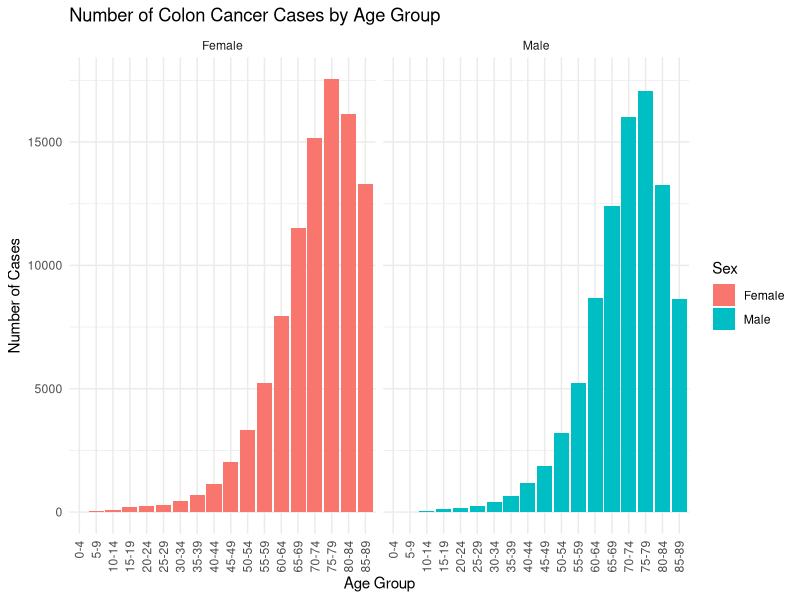
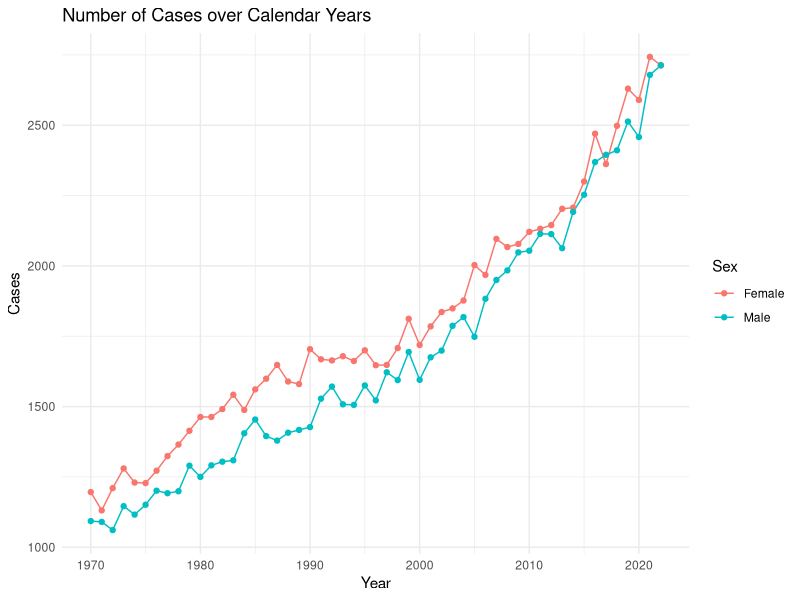
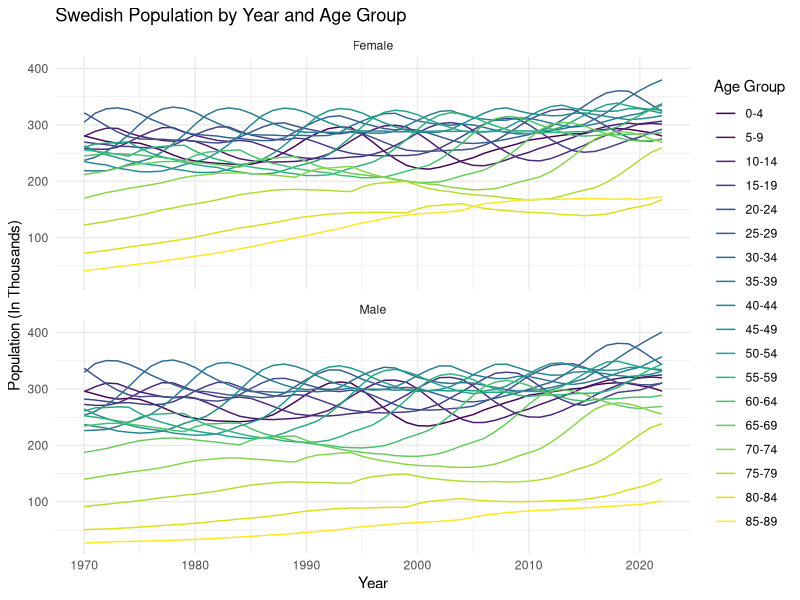
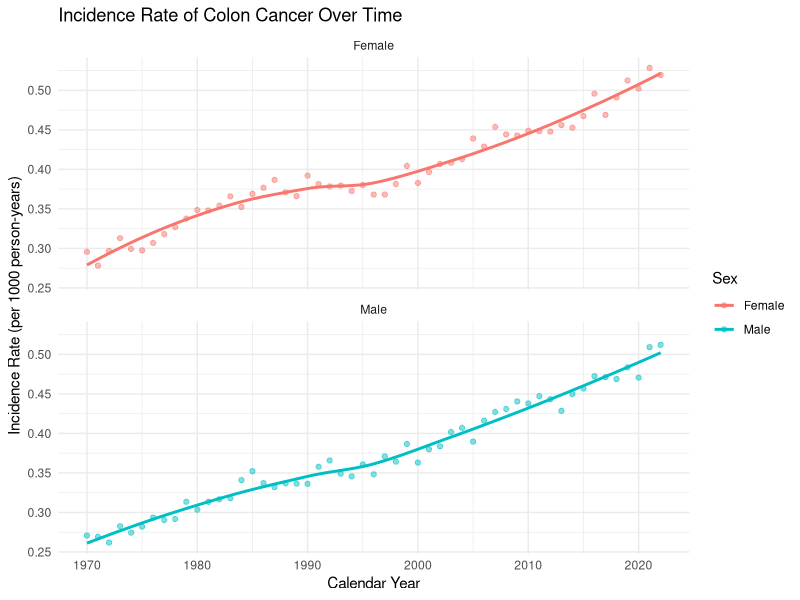
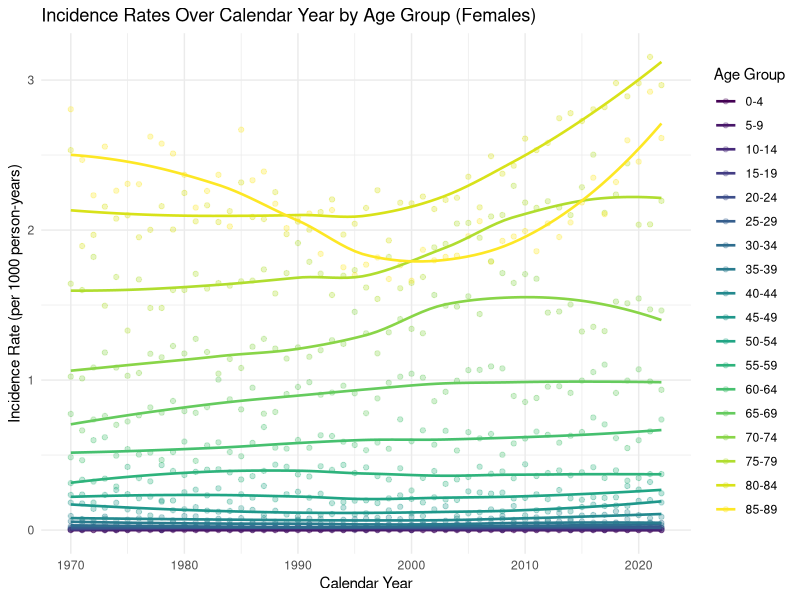
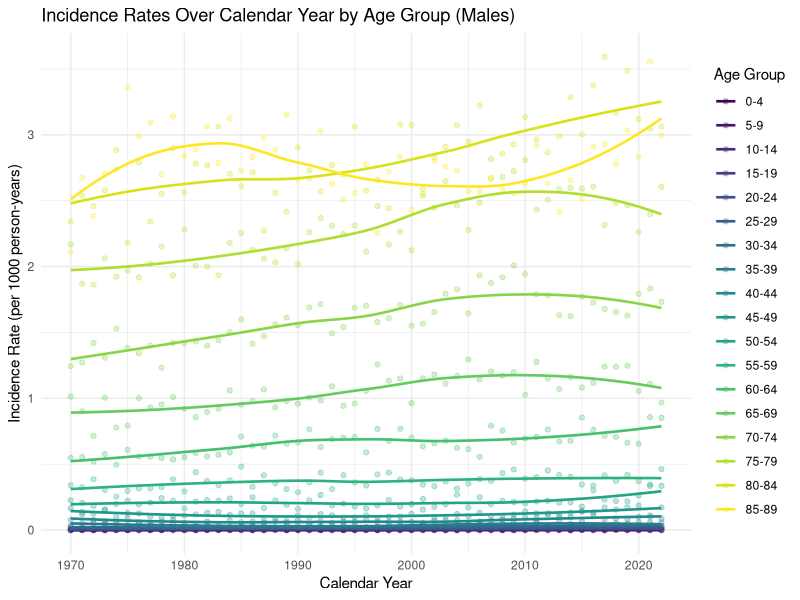
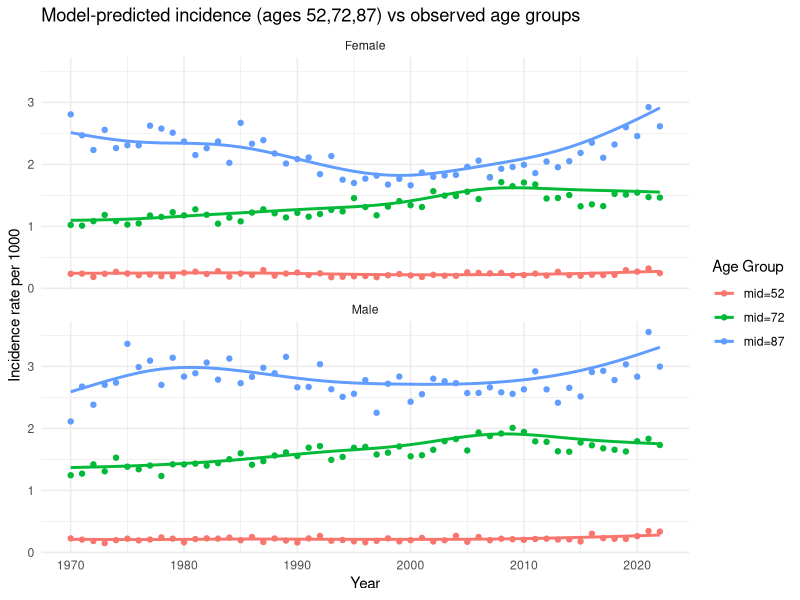
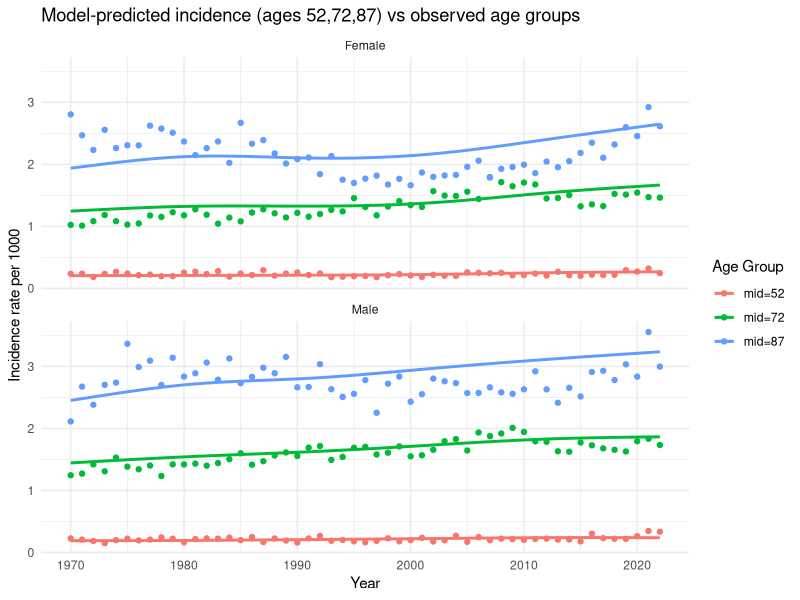

These charts were generated, in order, by the following R code:
## ---- chunk 1
knitr::opts_chunk$set(echo = TRUE,warning = FALSE)
## ---- chunk 2
library(ggplot2)
library(RColorBrewer)
library(scales)
library(mgcv)
library(dplyr)
## ---- chunk 3
#Read in Table
cases <- read.table("cases-1.tsv")

#Need to turn first row into headers
colnames(cases) <- cases[1, ]
cases <- cases[-1, ]
## ---- chunk 4
#Clean Up Data Frame Column Types

cases$agegroup <- factor(
  cases$agegroup,
  levels = c("0-4", "5-9", "10-14", "15-19", "20-24", "25-29", "30-34",
             "35-39", "40-44", "45-49", "50-54", "55-59", "60-64", "65-69",
             "70-74", "75-79", "80-84", "85-89"),
  ordered = TRUE
)

cases$sex <- factor(cases$sex)
cases$year <- as.numeric(cases$year)
cases$n <- as.numeric(cases$n)
## ---- chunk 5
 #Graph showing the number of cases by age group and sex.
ggplot(cases, aes(x = agegroup, y = n, fill = sex)) +
  geom_col() +
  facet_wrap(~ sex) +
  theme_minimal() +
  labs(
    title = "Number of Colon Cancer Cases by Age Group",
    fill = "Sex",
    x = "Age Group",
    y = "Number of Cases"
  ) +
  theme(axis.text.x = element_text(angle = 90, hjust = 1, vjust = 0.5))
## ---- chunk 6
#Obtain the total number of cases in each calendar year by males and females
cases_by_year <- aggregate(n ~ year + sex, data = cases, sum)

#Create graphs showing the number of cases over calendar years,
#separately for males and females
ggplot(cases_by_year, aes(x = year, y = n, color = sex)) +
  geom_line() +
  geom_point() +
  labs(
    title = "Number of Cases over Calendar Years",
    color = "Sex",
    x = "Year",
    y = "Cases") +
  theme_minimal()

## ---- chunk 7
#Read in the table
population <- read.table("population-1.tsv")

#Need to turn first row into headers
colnames(population) <- population[1, ]
population <- population[-1, ]
## ---- chunk 8
#Clean up the Dataframe
population$agegroup <- factor(
  population$agegroup,
  levels = c("0-4", "5-9", "10-14", "15-19", "20-24", "25-29", "30-34", 
             "35-39", "40-44", "45-49", "50-54", "55-59", "60-64", "65-69", 
             "70-74", "75-79", "80-84", "85-89"),
  ordered = TRUE
)

population$sex <- factor(population$sex)
population$year <- as.numeric(population$year)
population$n_pop <- as.numeric(population$n_pop)
## ---- chunk 9
#Create graphs that illustrate the population size over age groups 
#and calendar year simultaneously, separately by males and females.

ggplot(population, aes(x = year, y = n_pop, color = agegroup)) +
  geom_line() +
  facet_wrap(~ sex, ncol = 1) +
  scale_y_continuous(labels = label_number(scale = 1e-3,)) +
  labs(
    title = "Swedish Population by Year and Age Group",
    color = "Age Group",
    x = "Year",
    y = "Population (In Thousands)") +
  theme_minimal()
## ---- chunk 10
#Merged information on number of cases and the number of persons at risk in each year, 
#for each age group and sex. 
merged_df <- merge(cases, population, by = c("agegroup", "year", "sex"))

#Separate data frame with the total number of cases 
#and the total population size in each calendar year by males and females.

cases_sum <- aggregate(n ~ year + sex, data = merged_df, sum)
population_sum <- aggregate(n_pop ~ year + sex, data = merged_df, sum)
summary_df <- merge(cases_sum, population_sum, by = c("year", "sex"))
## ---- chunk 11
# Create incidence rates

# Age incidence rates (agegroup × year × sex)
merged_df$Incidencerate <- merged_df$n / merged_df$n_pop
merged_df$Incidencerate_per1000 <- merged_df$Incidencerate * 1000

# Summary incidence rates (year × sex totals)
summary_df$Incidencerate <- summary_df$n / summary_df$n_pop
summary_df$Incidencerate_per1000 <- summary_df$Incidencerate * 1000

# Example rows 
cat("\n Example rows (summary_df) \n")
print(summary_df[sample(nrow(summary_df), 5),
                 c("year", "sex", "n", "n_pop", "Incidencerate",
                   "Incidencerate_per1000")])

cat("\n Example rows (merged_df) \n")
print(merged_df[sample(nrow(merged_df), 5),
                c("agegroup", "year", "sex", "n", "n_pop","Incidencerate",
                  "Incidencerate_per1000")])
## ---- chunk 12
# Plot the Incidence Rate 
ggplot(summary_df, aes(x = year, y = Incidencerate_per1000, color = sex)) +
  geom_point(alpha = 0.5) +                    # show actual data points
  geom_smooth(method = "loess", se = FALSE) +  # smoother curve
  facet_wrap(~ sex, ncol = 1) +                # separate for males/females
  theme_minimal() +
  labs(
    title = "Incidence Rate of Colon Cancer Over Time",
    x = "Calendar Year",
    y = "Incidence Rate (per 1000 person-years)",
    color = "Sex"
  )
## ---- chunk 13
# Fit Poisson Regression Model
poisson_model <- glm(
  n ~ year + sex,                 # independent variables
  offset = log(n_pop),            # log of population size as offset
  family = poisson(link = "log"), # Poisson model
  data = summary_df
)

# View model summary
summary(poisson_model)
## ---- chunk 14
#Two separate incidence rate graphs. First one only for females and the second
#one for males.

female_df <- subset(merged_df, sex == "Female")

ggplot(female_df, aes(x = year,
y = Incidencerate_per1000,
color = agegroup)) +
geom_point(alpha = 0.3) +
geom_smooth(se = FALSE, method = "loess", linewidth = 0.9) +
theme_minimal() +
labs(
title = "Incidence Rates Over Calendar Year by Age Group (Females)",
x = "Calendar Year",
y = "Incidence Rate (per 1000 person-years)",
color = "Age Group"
)

male_df <- subset(merged_df, sex == "Male")

ggplot(male_df, aes(x = year,
y = Incidencerate_per1000,
color = agegroup)) +
geom_point(alpha = 0.3) +
geom_smooth(se = FALSE, method = "loess", linewidth = 0.9) +
theme_minimal() +
labs(
title = "Incidence Rates Over Calendar Year by Age Group (Males)",
x = "Calendar Year",
y = "Incidence Rate (per 1000 person-years)",
color = "Age Group")
## ---- chunk 15
poisson_age_model_simplier <- glm(
  n ~ year + sex + agegroup +
      year:sex + year:agegroup,
  offset = log(n_pop),
  family = poisson(link = "log"),
  data = merged_df
)

## ---- chunk 16


#Creating new data for predictions for age group 70-74 in 1970 and 2020 from
#the model above.
newdata_70_74 <- data.frame(
  year     = c(1970, 1970, 2020, 2020),
  sex      = factor(c("Female", "Male", "Female", "Male"),
                    levels = levels(merged_df$sex)),
  agegroup = factor(rep("70-74", 4),
                    levels = levels(merged_df$agegroup)),
  #Set n_pop to 1 so predicted value is a rate.
  n_pop    = 1 
)

#Predicted incidence rates per person-year.
newdata_70_74$IR <- predict(
  poisson_age_model_simplier,
  newdata = newdata_70_74,
  type = "response"
)

#Convert to incidence per 1000 person-years
newdata_70_74$IR_per_1000 <- newdata_70_74$IR * 1000

newdata_70_74

## ---- chunk 17
if (!"age_mid" %in% names(merged_df)) {
  merged_df <- merged_df %>%
    mutate(
      age_start = as.numeric(sub("^(\\d+)-.*$", "\\1", agegroup)),
      age_end   = as.numeric(sub("^.*-(\\d+)$", "\\1", agegroup)),
      age_mid   = (age_start + age_end) / 2
    ) %>% select(-age_start, -age_end)
}


merged_df$sex <- factor(merged_df$sex)

# Fit GAM: year, age spline
gam_model <- gam(
  n ~ sex +
    s(age_mid,  by = sex, k = 8) +
    s(year,     by = sex, k = 10) +
    ti(year, age_mid, by = sex, k = c(8,6)),
  offset = log(n_pop),
  family = poisson,
  data = merged_df,
  method = "REML"
)


# Predict for ages 52,72,87 across all years
pred_ages <- c(52, 72, 87)
years     <- sort(unique(merged_df$year))
sex_levels <- levels(merged_df$sex)

newpred <- expand.grid(
  year = years,
  sex  = sex_levels,
  age_mid = pred_ages
)

newpred$n_pop <- 1
newpred$pred_rate <- predict(gam_model, newdata = newpred, type = "response")
newpred$pred_rate_per1000 <- newpred$pred_rate * 1000
newpred$age_label <- paste0("mid=", newpred$age_mid)

# Observed: pick groups 50–54, 70–74, 85–89
obs_groups <- c("50-54", "70-74", "85-89")
age_mid_map <- data.frame(
  agegroup = obs_groups,
  age_mid = c(52, 72, 87)
)

obs_df <- merged_df %>%
  filter(agegroup %in% obs_groups) %>%
  group_by(year, sex, agegroup) %>%
  summarise(n = sum(n), n_pop = sum(n_pop), .groups = "drop") %>%
  mutate(obs_rate_per1000 = n / n_pop * 1000) %>%
  left_join(age_mid_map, by = "agegroup") %>%
  mutate(age_label = paste0("mid=", age_mid))

# Plot: model (line) vs observed (points)
ggplot() +
  geom_line(
    data = newpred,
    aes(x = year, y = pred_rate_per1000, color = age_label),
    linewidth = 1
  ) +
  geom_point(
    data = obs_df,
    aes(x = year, y = obs_rate_per1000, color = age_label),
    linewidth = 2
  ) +
  facet_wrap(~ sex, ncol = 1) +
  scale_color_discrete(name = "Age Group") +
  labs(
    title = "Model-predicted incidence (ages 52,72,87) vs observed age groups",
    x = "Year", y = "Incidence rate per 1000"
  ) +
  theme_minimal()
## ---- chunk 18

if (!"age_mid" %in% names(merged_df)) {
  merged_df <- merged_df %>%
    mutate(
      age_start = as.numeric(sub("^(\\d+)-.*$", "\\1", agegroup)),
      age_end   = as.numeric(sub("^.*-(\\d+)$", "\\1", agegroup)),
      age_mid   = (age_start + age_end) / 2
    ) %>% select(-age_start, -age_end)
}


merged_df$sex <- factor(merged_df$sex)


library(splines)

spline_model <- glm(
  formula = n ~ sex + 
    ns(year, df = 5) + 
    ns(age_mid, df = 6) + 
    sex:ns(year, df = 5) + 
    sex:ns(age_mid, df = 6) +
    # add interaction between year and age, allow different ages have different trend
    ns(year, df = 5):age_mid,  
  family = poisson(link = "log"), 
  data = merged_df, 
  offset = log(n_pop)
)



# Predict for ages 52,72,87 across all years
pred_ages <- c(52, 72, 87)
years     <- sort(unique(merged_df$year))
sex_levels <- levels(merged_df$sex)

newpred <- expand.grid(
  year = years,
  sex  = sex_levels,
  age_mid = pred_ages
)

newpred$n_pop <- 1
newpred$pred_rate <- predict(spline_model, newdata = newpred, type = "response")
newpred$pred_rate_per1000 <- newpred$pred_rate * 1000
newpred$age_label <- paste0("mid=", newpred$age_mid)

# Observed: pick groups 50–54, 70–74, 85–89
obs_groups <- c("50-54", "70-74", "85-89")
age_mid_map <- data.frame(
  agegroup = obs_groups,
  age_mid = c(52, 72, 87)
)

obs_df <- merged_df %>%
  filter(agegroup %in% obs_groups) %>%
  group_by(year, sex, agegroup) %>%
  summarise(n = sum(n), n_pop = sum(n_pop), .groups = "drop") %>%
  mutate(obs_rate_per1000 = n / n_pop * 1000) %>%
  left_join(age_mid_map, by = "agegroup") %>%
  mutate(age_label = paste0("mid=", age_mid))


## ---- chunk 19

# Plot: model (line) vs observed (points)
ggplot() +
  geom_line(
    data = newpred,
    aes(x = year, y = pred_rate_per1000, color = age_label),
    linewidth = 1
  ) +
  geom_point(
    data = obs_df,
    aes(x = year, y = obs_rate_per1000, color = age_label),
    linewidth = 2
  ) +
  facet_wrap(~ sex, ncol = 1) +
  scale_color_discrete(name = "Age Group") +
  labs(
    title = "Model-predicted incidence (ages 52,72,87) vs observed age groups",
    x = "Year", y = "Incidence rate per 1000"
  ) +
  theme_minimal()
## ---- chunk 20
# Get sex-specific 2022 age distribution (weights)

pop2022 <- merged_df %>%
  filter(year == 2022) %>%
  group_by(sex, agegroup) %>%
  summarise(n_pop = sum(n_pop), .groups = "drop") %>%
  group_by(sex) %>%
  mutate(weight = n_pop / sum(n_pop)) %>%
  ungroup()

# Compute age-specific incidence rates

rates <- merged_df %>%
  mutate(IR = n / n_pop)   # per person-year

# Direct age standardisation for each year and sex

std_rates <- rates %>%
  left_join(pop2022 %>% select(sex, agegroup, weight),
            by = c("sex", "agegroup")) %>%
  group_by(year, sex) %>%
  summarise(
    std_IR = sum(IR * weight),               # standardized rate
    std_IR_1000 = std_IR * 1000,             # per 1000
    .groups = "drop"
  )

# Compute the crude (non-age-standardized) rates per 1000

crude_rates <- summary_df %>%
  mutate(crude_IR_1000 = (n / n_pop) * 1000)

# Plot standardized vs non-standardized curves

ggplot() +
  # Crude (non-standardized): lighter line
  geom_line(data = crude_rates,
            aes(x = year, y = crude_IR_1000, color = sex),
            linewidth = 0.8, alpha = 0.45) +

  # Standardized: darker line
  geom_line(data = std_rates,
            aes(x = year, y = std_IR_1000, color = sex),
            linewidth = 1.4) +



  theme_minimal() +
  labs(
    title = "Age-standardized vs crude incidence rates (per 1000)",
    subtitle = "Darker = standardized to 2022 age distribution; Lighter = crude",
    x = "Year",
    y = "Incidence rate per 1000",
    color = "Sex"
  ) +
  scale_color_brewer(palette = "Dark2")


## ---- chunk 21

# Fit Poisson regression with full interactions

poisson_age_model <- glm(
  n ~ year * sex * agegroup,
  offset = log(n_pop),
  family = poisson(link = "log"),
  data = merged_df
)


# Get 2022 standard population distribution (sex-specific)

std_pop <- subset(population, year == 2022)

# Sex-specific weight within each sex
std_pop$weight <- std_pop$n_pop / ave(std_pop$n_pop, std_pop$sex, FUN = sum)


# Create prediction dataset for all ages, both sexes

new_pred <- expand.grid(
  year     = c(1970, 2020),
  sex      = levels(merged_df$sex),
  agegroup = levels(merged_df$agegroup)
)

# Predict rate → set offset = log(1)
new_pred$n_pop <- 1


# Predict age-specific incidence rates from model

new_pred$IR <- predict(
  poisson_age_model,
  newdata = new_pred,
  type = "response"
)


# Merge predicted rates with the 2022 standard weights

new_pred <- merge(
  new_pred,
  std_pop[, c("sex", "agegroup", "weight")],
  by = c("sex", "agegroup"),
  all.x = TRUE
)


# Compute age-standardised rates (ASR)
# ASR = Sum_a  (predicted rate × 2022 weight)

ASR <- aggregate(
  IR * weight ~ year + sex,
  data = new_pred,
  sum
)

names(ASR)[3] <- "ASR"

ASR$ASR_per_1000 <- ASR$ASR * 1000

print(ASR)

